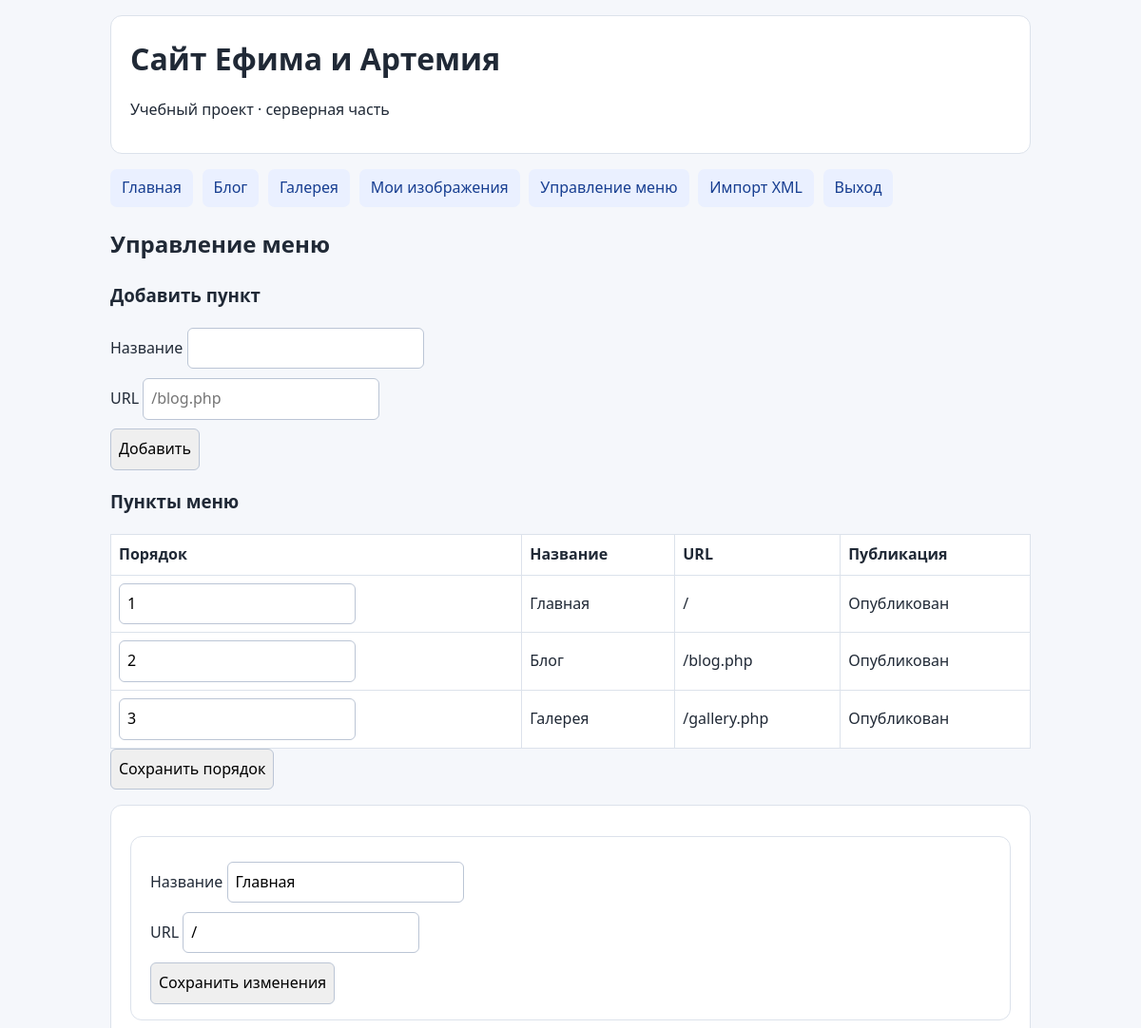
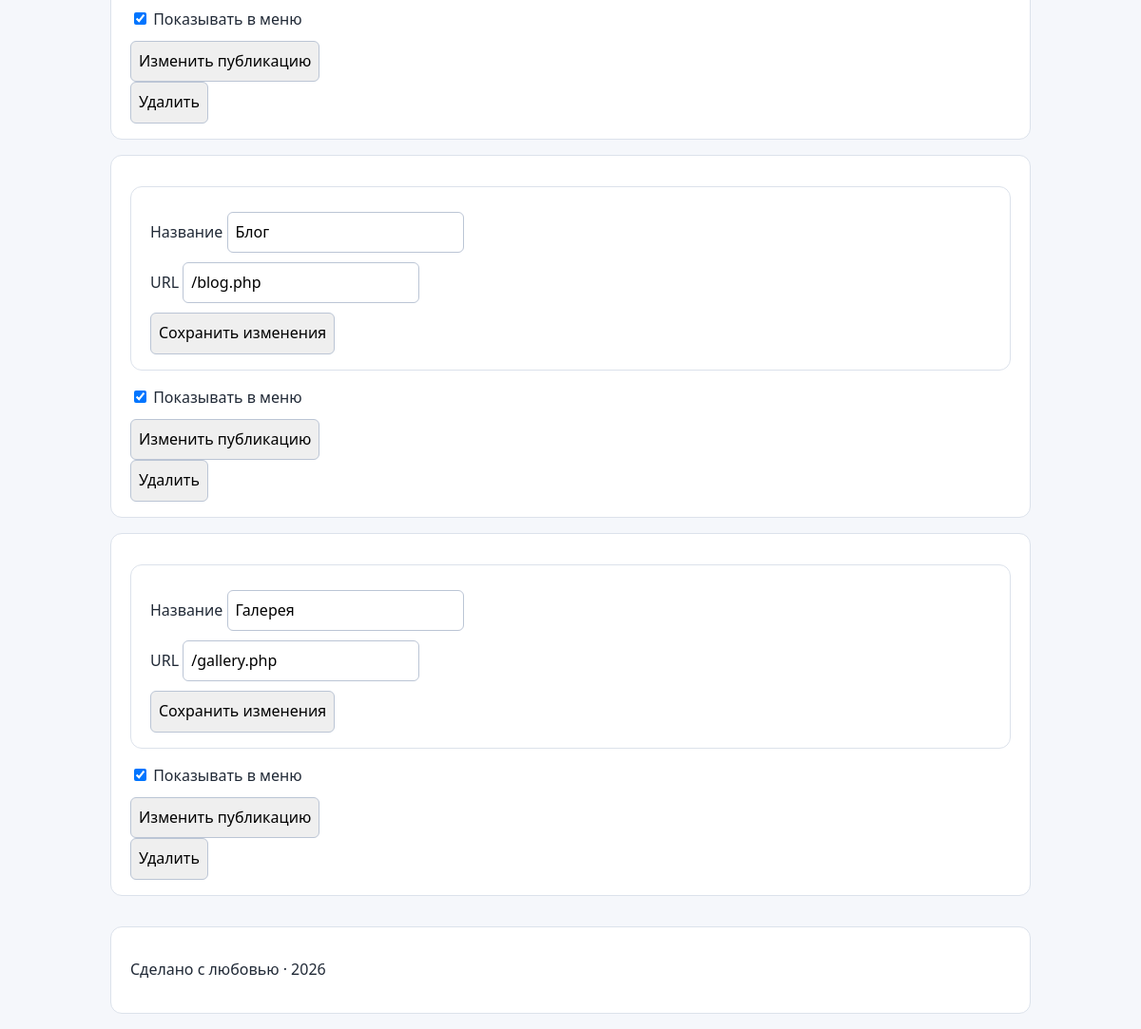
The page /admin_menu.php (signed in) on the database its author committed (2 pictures, top to bottom).
### tables this page shows
CREATE TABLE IF NOT EXISTS menu_items (
  id INT NOT NULL AUTO_INCREMENT PRIMARY KEY,
  title VARCHAR(100) NOT NULL,
  url VARCHAR(255) NOT NULL,
  order_num INT NOT NULL DEFAULT 0,
  is_published TINYINT(1) NOT NULL DEFAULT 1
);

### src/admin_menu.php (the view, shortened to what this page needs)
<?php
require_once __DIR__ . '/db.php';
$error = '';
$items = $db->query('SELECT * FROM menu_items ORDER BY order_num, id')->fetchAll();
include __DIR__ . '/header.php';
?>
<h2>Управление меню</h2><?php if ($error): ?>
  <p class="error"><?= e($error) ?></p><?php endif; ?>
<h3>Добавить пункт</h3>
<form method="post"><input type="hidden" name="csrf_token" value="<?= e(csrfToken()) ?>"><input type="hidden"
    name="action" value="save"><label>Название <input name="title" maxlength="100" required></label><label>URL <input
      name="url" maxlength="255" placeholder="/blog.php" required></label><button>Добавить</button></form>
<h3>Пункты меню</h3>
<form method="post"><input type="hidden" name="csrf_token" value="<?= e(csrfToken()) ?>"><input type="hidden"
  <table>
    <thead>
      <tr>
        <th>Порядок</th>
        <th>Название</th>
        <th>URL</th>
        <th>Публикация</th>
      </tr>
    </thead>
    <tbody><?php foreach ($items as $item): ?>
        <tr>
          <td><input type="number" min="0" name="order[<?= (int) $item['id'] ?>]" value="<?= (int) $item['order_num'] ?>">
          </td>
          <td><?= e($item['title']) ?></td>
          <td><?= e($item['url']) ?></td>
          <td><?= $item['is_published'] ? 'Опубликован' : 'Скрыт' ?></td>
        </tr><?php endforeach; ?>
    </tbody>
  </table><button>Сохранить порядок</button>
</form>
<?php foreach ($items as $item): ?>
  <article>
    <form method="post" class="card"><input type="hidden" name="csrf_token" value="<?= e(csrfToken()) ?>"><input
        value="<?= (int) $item['id'] ?>"><label>Название <input name="title" maxlength="100"
          value="<?= e($item['title']) ?>" required></label><label>URL <input name="url" maxlength="255"
          value="<?= e($item['url']) ?>" required></label><button>Сохранить изменения</button></form>
    <form method="post"><input type="hidden" name="csrf_token" value="<?= e(csrfToken()) ?>"><input type="hidden"
        name="action" value="publish"><input type="hidden" name="id" value="<?= (int) $item['id'] ?>"><label><input
          type="checkbox" name="published" value="1" <?= $item['is_published'] ? 'checked' : '' ?>> Показывать в
        меню</label><button>Изменить публикацию</button></form>
    <form method="post" onsubmit="return confirm('Удалить пункт меню?')"><input type="hidden" name="csrf_token"
        value="<?= (int) $item['id'] ?>"><button>Удалить</button></form>
  </article><?php endforeach; ?>
<?php include __DIR__ . '/footer.php'; ?>

### src/db.php (shortened to what this page needs)
<?php
$db = new PDO(
  sprintf(
    'mysql:host=%s;dbname=%s;charset=utf8mb4',
    getenv('DB_HOST') ?: 'db',
    getenv('DB_NAME') ?: 'database'
  ),
  getenv('DB_USER') ?: 'user',
  getenv('DB_PASSWORD') ?: 'user_password',
  [PDO::ATTR_ERRMODE => PDO::ERRMODE_EXCEPTION, PDO::ATTR_DEFAULT_FETCH_MODE => PDO::FETCH_ASSOC]
);
function e(?string $value): string
{
  return htmlspecialchars($value ?? '', ENT_QUOTES | ENT_SUBSTITUTE, 'UTF-8');
}
function isLoggedIn(): bool
{
  return isset($_SESSION['user_id']);
}
function getMenu(): string
{
  global $db;
  $items = $db->query('SELECT title, url FROM menu_items WHERE is_published = 1 ORDER BY order_num, id')->fetchAll();
  $html = '<ul>';
  foreach ($items as $item) {
    $html .= '<li><a href="' . e($item['url']) . '">' . e($item['title']) . '</a></li>';
  }
  if (isLoggedIn()) {
    $html .= '<li><a href="/gallery.php">Мои изображения</a></li><li><a href="/admin_menu.php">Управление меню</a></li><li><a href="/import.php">Импорт XML</a></li><li><a href="/logout.php">Выход</a></li>';
  } else {
    $html .= '<li><a href="/register.php">Регистрация</a></li><li><a href="/login.php">Вход</a></li>';
  }
  return $html . '</ul>';
}

### src/header.php (style rules this page uses)
:root { font: 16px/1.6 system-ui, sans-serif; color: #202936; background: #f5f7fb }
* { box-sizing: border-box }
body { max-width: 1000px; margin: 0 auto; padding: 1rem }
header, footer, article, .card { padding: 1rem 1.25rem; background: white; border: 1px solid #dce2eb; border-radius: 12px }
nav ul { display: flex; gap: .6rem; flex-wrap: wrap; list-style: none; padding: 0 }
nav a, .button { display: inline-block; padding: .45rem .75rem; border-radius: 7px; background: #eaf0ff; color: #173e91; text-decoration: none; border: 0; cursor: pointer; font: inherit }
input, textarea, button { font: inherit; padding: .5rem; border: 1px solid #bbc5d5; border-radius: 6px }
label { display: block; margin: .6rem 0 }
article, .card { margin: 1rem 0 }
table { border-collapse: collapse; width: 100%; background: white }
td, th { border: 1px solid #dce2eb; padding: .5rem; text-align: left }

### rows shown on the page
menu_items: title "Главная", id+order_num "1", url "/", shows "Опубликован", is_published "☑"
menu_items: title "Блог", id+order_num "2", url "/blog.php", shows "Опубликован", is_published "☑"
menu_items: title "Галерея", id+order_num "3", url "/gallery.php", shows "Опубликован", is_published "☑"
